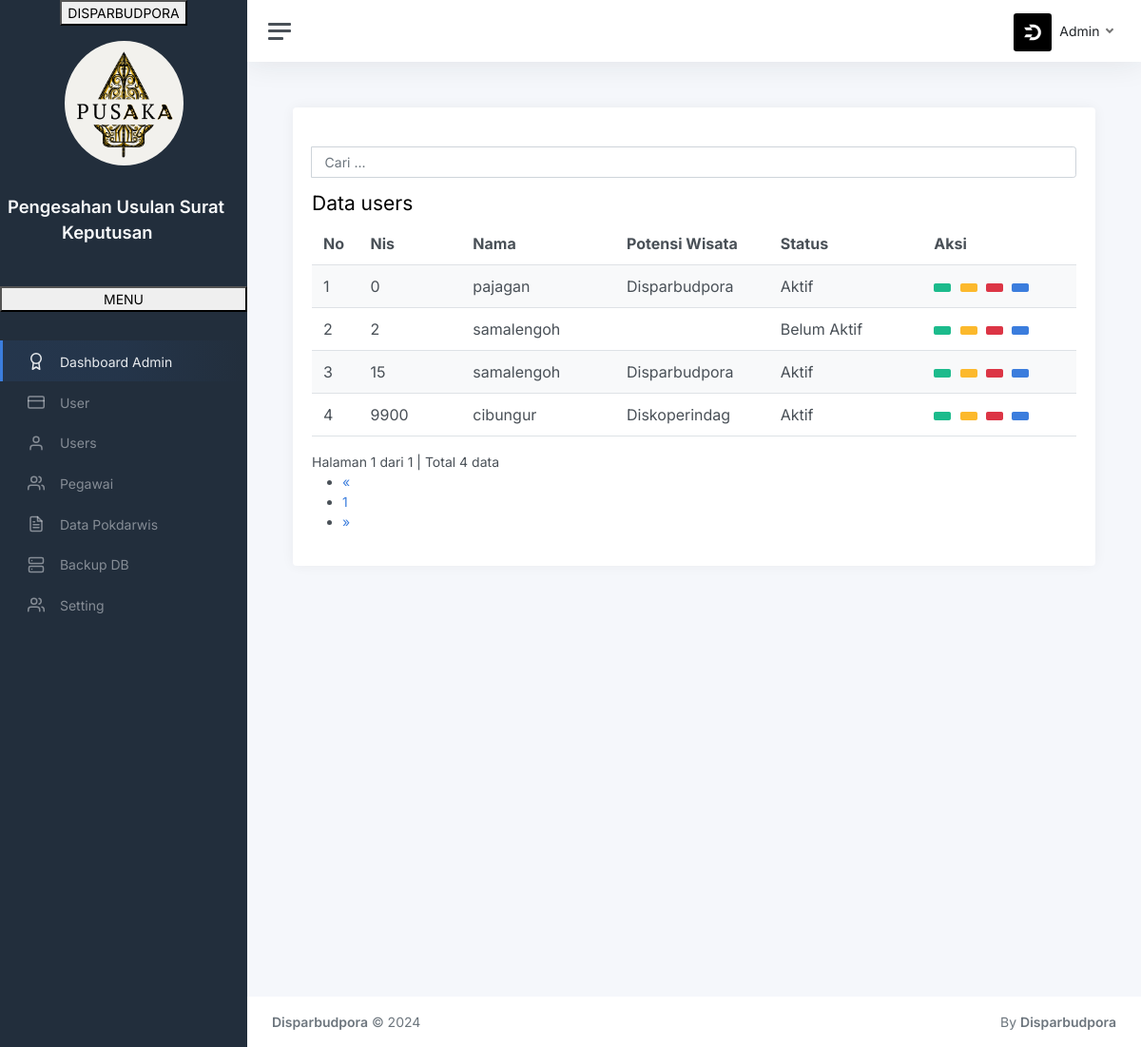
/index.php?page=users-tampil (signed in), run on an earlier commit of the app's database.
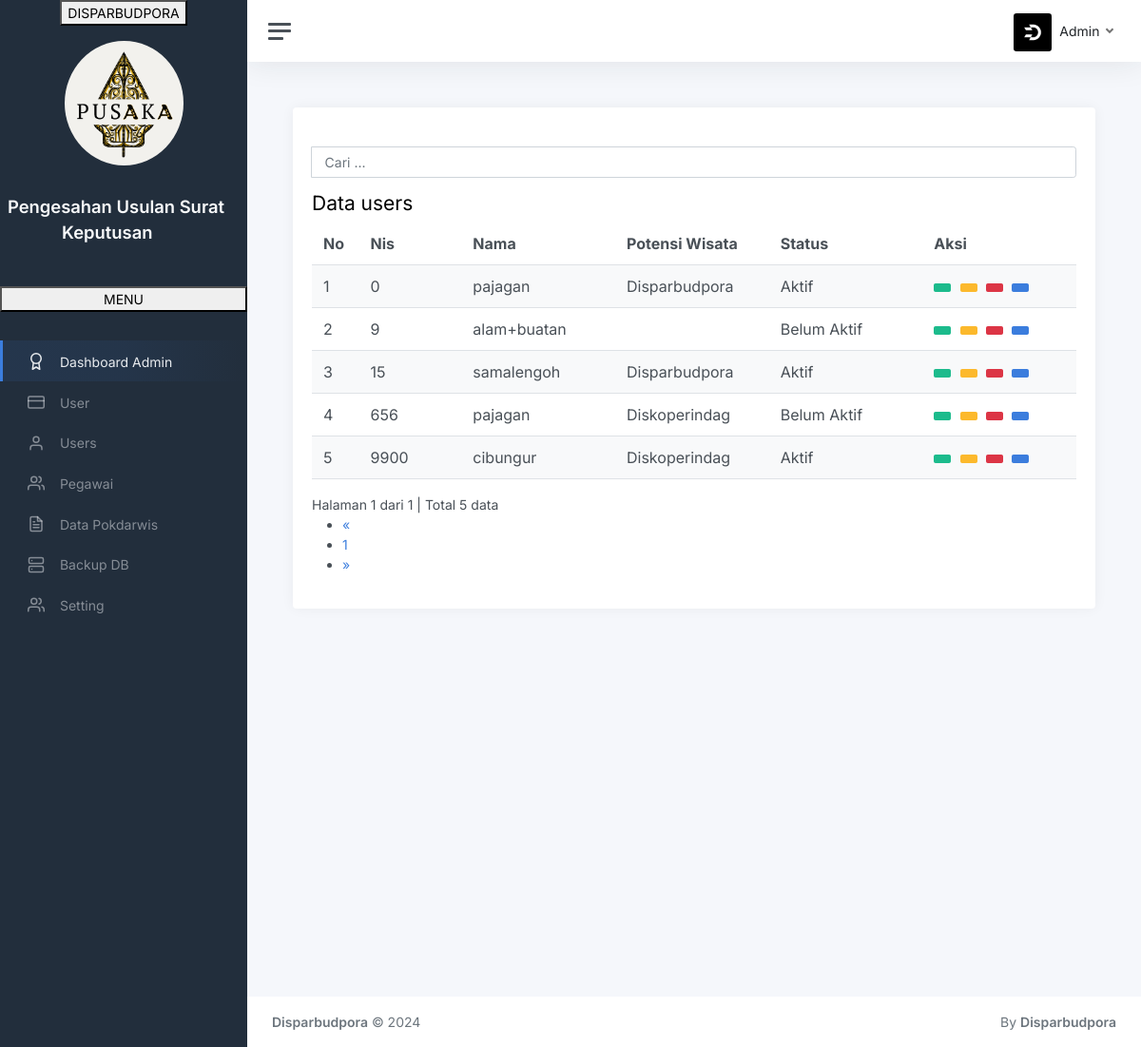
And on a later commit of the database.
### tables this page shows
CREATE TABLE `users` (
  `nis` bigint(12) unsigned NOT NULL,
  `id` bigint(12) unsigned NOT NULL,
  `nama` varchar(255) NOT NULL,
  `tanggal_buat` date NOT NULL,
  `alamat` varchar(255) NOT NULL,
  `potensi_wisata` varchar(100) NOT NULL,
  `telp` varchar(15) NOT NULL,
  `stat` varchar(30) NOT NULL,
  `foto` varchar(255) NOT NULL,
  PRIMARY KEY (`nis`)
);

### users/tampil.php (the view, shortened to what the changed rows need)
<?php
if ($_SESSION['level'] == "Admin") {
    $isicari = "";
} else if ($_SESSION['level'] == "User") {
    $isicari = "$data[potensi_wisata]";
} else if ($_SESSION['level'] == "Pegawai") {
    $isicari = "";
}
if (isset($_POST['cari'])) {
    $cari = $_POST['cari'];
} else {
    $cari = "$isicari";
}
?>
<br>
<div class="row">
    <div class="col-md-12">
        <div class="panel-body">
            <div class="pull-right btn-tambah">
                <form class="form-inline" method="POST" action="?page=users-tampil">
                    <div class="form-group">
                        <div class="input-group">
                            <input type="text" class="form-control" name="cari" placeholder="Cari ..." autocomplete="off" value="<?php echo $cari; ?>">
                        </div>
                    </div>
                </form>
            </div>
        </div>
        <div class="panel panel-default">
            <div class="panel-heading">
                <h3 class="panel-title">Data users</h3>
            </div>
            <div class="panel-body">
                <div class="table-responsive">
                    <table class="table table-striped table-hover">
                        <thead>
                            <tr>
                                <th>No</th>
                                <th>Nis</th>
                                <th>Nama</th>
                                <th>Potensi Wisata</th>
                                <th>Status</th>
                                <th class='center'>Aksi</th>
                            </tr>
                        </thead>
                        <tbody>
                            <?php
                            $batas = 10;
                            if (isset($cari)) {
                                $jumlah_record = mysqli_query($db, "SELECT * FROM users WHERE potensi_wisata LIKE '%$cari%' OR nama LIKE '%$cari%'") or die('Ada kesalahan pada query jumlah_record: ' . mysqli_error($db));
                            } else {
                                $jumlah_record = mysqli_query($db, "SELECT * FROM users") or die('Ada kesalahan pada query jumlah_record: ' . mysqli_error($db));
                            }
                            $jumlah  = mysqli_num_rows($jumlah_record);
                            $halaman = ceil($jumlah / $batas);
                            $page    = (isset($_GET['hal'])) ? (int)$_GET['hal'] : 1;
                            $mulai   = ($page - 1) * $batas;
                            $no = 1;
                            if (isset($cari)) {
                                $query = mysqli_query($db, "SELECT * FROM users WHERE potensi_wisata LIKE '%$cari%' OR nama LIKE '%$cari%' ORDER BY nis LIMIT $mulai, $batas")
                                    or die('Ada kesalahan pada query users: ' . mysqli_error($db));
                            } else {
                                $query = mysqli_query($db, "SELECT * FROM users ORDER BY nis LIMIT $mulai, $batas") or die('Ada kesalahan pada query users: ' . mysqli_error($db));
                            }
                            while ($data = mysqli_fetch_assoc($query)) {
                                echo "  <tr>
                      <td width='20'>$no</td>
                      <td width='100'>$data[nis]</td>
                      <td width='150'>$data[nama]</td>
                      <td width='150'>$data[potensi_wisata]</td>
                      <td width='150'>$data[stat]</td>
                      <td width='150' class='center'>
                        <div class=''>
                        <a data-toggle='tooltip' data-placement='top' title='Detail' style='margin-right:5px' class='btn btn-success btn-sm' href='?page=users-detail&id=$data[nis]'> <i class='glyphicon glyphicon-eye-open'></i></a>
                        <a data-toggle='tooltip' data-placement='top' title='Detail' style='margin-right:5px' class='btn btn-warning btn-sm' href='?page=users-print-detail&id=$data[nis]' target='_blank'> <i class='glyphicon glyphicon-print'></i></a>";;
                            ?>
                                <?php
                                if ($_SESSION['level'] == "Admin") {
                                    echo "<a data-toggle='tooltip' data-placement='top' title='Hapus' class='btn btn-danger btn-sm' href='?page=users-hapus&id=$data[nis]' onclick='return confirm('Anda yakin ingin menghapus $data[nama]');'> <i class='glyphicon glyphicon-trash'></i></a>&nbsp";
                                    echo " <a data-toggle='tooltip' data-placement='top' title='Aktivasi' style='margin-right:5px' class='btn btn-primary btn-sm' href='?page=aktivasi-users&id=$data[nis]'> <i class='glyphicon glyphicon-ok'></i></a>";
                                } else if ($_SESSION['level'] == "User") {
                                }
                                ?>
                            <?php
                                echo "
                        </div>
                      </td>
                    </tr>";
                                $no++;
                            }
                            ?>
                        </tbody>
                    </table>
                    <?php
                    if (empty($_GET['hal'])) {
                        $halaman_aktif = '1';
                    } else {
                        $halaman_aktif = $_GET['hal'];
                    }
                    ?>
                    <a>
                        Halaman <?php echo $halaman_aktif; ?> dari <?php echo $halaman; ?> |
                        Total <?php echo $jumlah; ?> data
                    </a>
                    <nav>
                        <ul class="pagination pull-right">
                            <?php
                            if ($halaman_aktif <= '1') { ?>
                                <li class="disabled">
                                    <a href="" aria-label="Previous">
                                        <span aria-hidden="true">&laquo;</span>
                                    </a>
                                </li>
                            <?php
                            }
                            ?>
                            <?php
                            for ($x = 1; $x <= $halaman; $x++) { ?>
                                <li class="">
                                    <a href="?page=users-tampil&hal=<?php echo $x ?>"><?php echo $x ?></a>
                                </li>
                            <?php
                            }
                            ?>
                            <?php
                            if ($halaman_aktif >= $halaman) { ?>
                                <li class="disabled">
                                    <a href="" aria-label="Next">
                                        <span aria-hidden="true">&raquo;</span>
                                    </a>
                                </li>
                            <?php
                            }
                            ?>
                        </ul>
                    </nav>
                </div>
            </div>
        </div>
    </div>
</div>

What changed in the data, as far as the page shows it:
removed users: nis "2", nama "samalengoh", stat "Belum Aktif"
added users: nis "9", nama "alam+buatan", stat "Belum Aktif"
added users: nis "656", nama "pajagan", potensi_wisata "Diskoperindag", stat "Belum Aktif"
Also different on the page:
$jumlah: "4" → "5"
